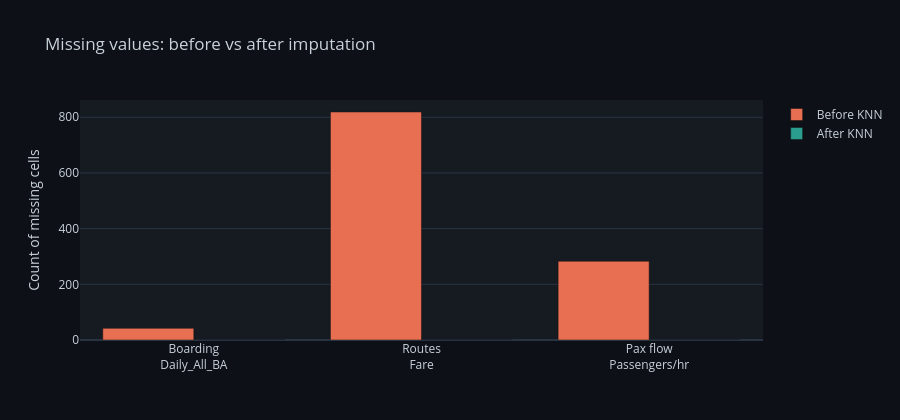
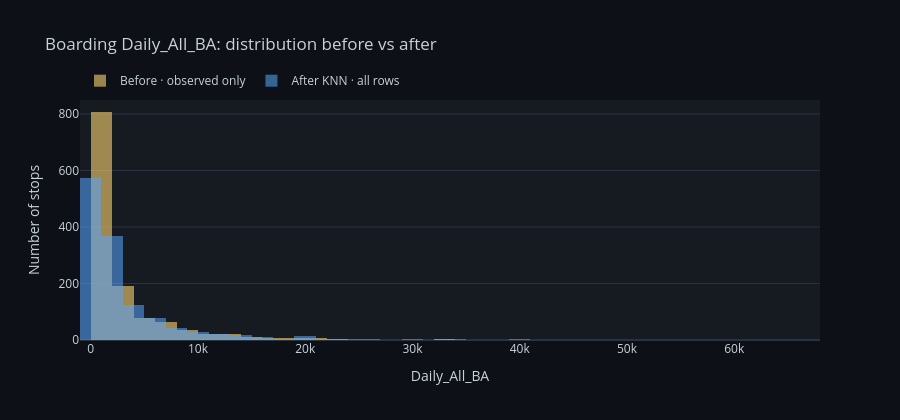
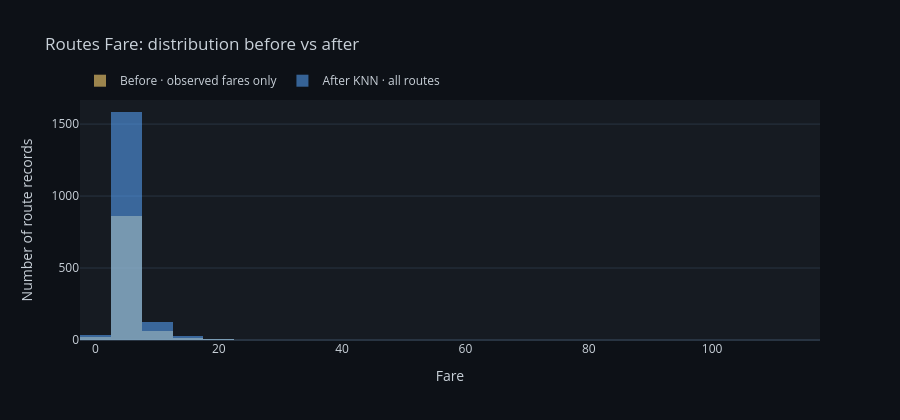
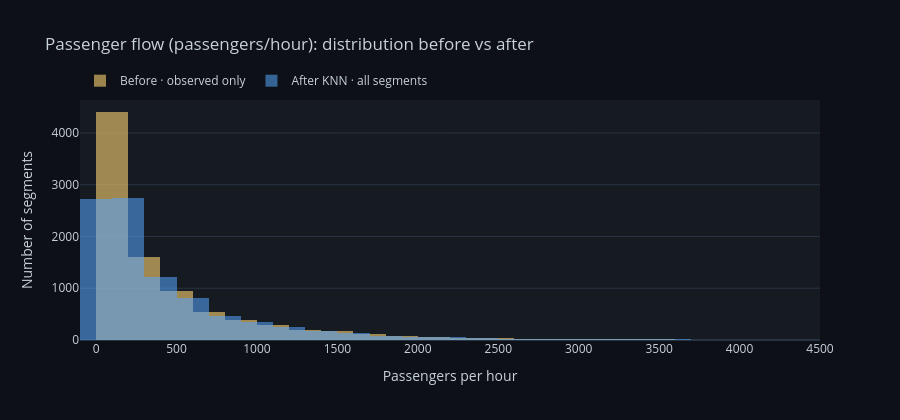

The code cell stored with these charts, in order, in its notebook:
### Markdown cell above
<div style="background:rgba(88,166,255,0.06);border-left:3px solid #58A6FF;padding:14px 20px;margin:6px 0;border-radius:0 8px 8px 0;font-family:'Share Tech Mono',monospace;color:#C9D1D9;line-height:1.7;"><span style="color:#58A6FF;font-weight:bold;letter-spacing:.08em;">⟐ CODE EXPLANATION</span><br><br><b>Before vs After · Visual Comparison</b> · <strong style="color:#58A6FF;">Left:</strong> null counts — drops to 0 after KNN. &nbsp; <strong style="color:#2A9D8F;">Center:</strong> Daily_All_BA distribution before vs after. &nbsp; <strong style="color:#E9C46A;">Right:</strong> Fare distribution overlay.</div>

### Code cell
# --- Figure 1: Null counts before vs after (imputed fields only) ---
labels = ["Boarding<br>Daily_All_BA", "Routes<br>Fare", "Pax flow<br>Passengers/hr"]
null_before = [
    _impute_before["Daily_All_BA"].isna().sum(),
    _impute_before["Fare"].isna().sum(),
    _impute_before["Passengers_Per_Hour"].isna().sum(),
]
null_after = [
    boarding["Daily_All_BA"].isna().sum(),
    routes["Fare"].isna().sum(),
    pax_flow["Passengers_Per_Hour"].isna().sum(),
]

fig1 = go.Figure()
fig1.add_trace(go.Bar(name="Before KNN", x=labels, y=null_before, marker_color="#E86F51"))
fig1.add_trace(go.Bar(name="After KNN", x=labels, y=null_after, marker_color="#2A9D8F"))
fig1.update_layout(
    title="Missing values: before vs after imputation",
    barmode="group",
    yaxis_title="Count of missing cells",
    template="plotly_dark",
    paper_bgcolor="#0D1117",
    plot_bgcolor="#161B22",
    font=dict(color="#C9D1D9"),
    height=420,
)
fig1.show()

# --- Figure 2: Daily_All_BA distribution (observed before vs all after) ---
fig2 = go.Figure()
fig2.add_trace(go.Histogram(
    x=_impute_before["Daily_All_BA"],
    name="Before · observed only",
    opacity=0.65,
    nbinsx=45,
    marker_color="#E9C46A",
))
fig2.add_trace(go.Histogram(
    x=boarding["Daily_All_BA"],
    name="After KNN · all rows",
    opacity=0.55,
    nbinsx=45,
    marker_color="#58A6FF",
))
fig2.update_layout(
    title="Boarding Daily_All_BA: distribution before vs after",
    barmode="overlay",
    xaxis_title="Daily_All_BA",
    yaxis_title="Number of stops",
    template="plotly_dark",
    paper_bgcolor="#0D1117",
    plot_bgcolor="#161B22",
    font=dict(color="#C9D1D9"),
    height=420,
    legend=dict(orientation="h", yanchor="bottom", y=1.02),
)
fig2.show()

# --- Figure 3: Fare distribution (non-null before vs all after) ---
fig3 = go.Figure()
fig3.add_trace(go.Histogram(
    x=_impute_before["Fare"],
    name="Before · observed fares only",
    opacity=0.65,
    nbinsx=40,
    marker_color="#E9C46A",
))
fig3.add_trace(go.Histogram(
    x=routes["Fare"],
    name="After KNN · all routes",
    opacity=0.55,
    nbinsx=40,
    marker_color="#58A6FF",
))
fig3.update_layout(
    title="Routes Fare: distribution before vs after",
    barmode="overlay",
    xaxis_title="Fare",
    yaxis_title="Number of route records",
    template="plotly_dark",
    paper_bgcolor="#0D1117",
    plot_bgcolor="#161B22",
    font=dict(color="#C9D1D9"),
    height=420,
    legend=dict(orientation="h", yanchor="bottom", y=1.02),
)
fig3.show()

# --- Figure 4: Passenger flow (observed before vs all after) ---
fig4 = go.Figure()
fig4.add_trace(go.Histogram(
    x=_impute_before["Passengers_Per_Hour"],
    name="Before · observed only",
    opacity=0.65,
    nbinsx=40,
    marker_color="#E9C46A",
))
fig4.add_trace(go.Histogram(
    x=pax_flow["Passengers_Per_Hour"],
    name="After KNN · all segments",
    opacity=0.55,
    nbinsx=40,
    marker_color="#58A6FF",
))
fig4.update_layout(
    title="Passenger flow (passengers/hour): distribution before vs after",
    barmode="overlay",
    xaxis_title="Passengers per hour",
    yaxis_title="Number of segments",
    template="plotly_dark",
    paper_bgcolor="#0D1117",
    plot_bgcolor="#161B22",
    font=dict(color="#C9D1D9"),
    height=420,
    legend=dict(orientation="h", yanchor="bottom", y=1.02),
)
fig4.show()

display(HTML('<div style="background:#161B22;border-left:4px solid #2A9D8F;padding:8px 14px;border-radius:0 6px 6px 0;font-family:monospace;color:#C9D1D9;margin:4px 0;"><span style="color:#2A9D8F;font-weight:bold;">✓</span> Before / after visualizations complete</div>'))

### Figure 1 — Plotly figure (JSON) as saved in the notebook; plotly's stock layout.template omitted (floating-point values rounded to 4 significant figures)
{"data": [{"marker": {"color": "#E86F51"}, "name": "Before KNN", "type": "bar", "x": ["Boarding<br>Daily_All_BA", "Routes<br>Fare", "Pax flow<br>Passengers/hr"], "y": [42, 819, 283]}, {"marker": {"color": "#2A9D8F"}, "name": "After KNN", "type": "bar", "x": ["Boarding<br>Daily_All_BA", "Routes<br>Fare", "Pax flow<br>Passengers/hr"], "y": [0, 0, 0]}], "layout": {"barmode": "group", "font": {"color": "#C9D1D9"}, "height": 420, "paper_bgcolor": "#0D1117", "plot_bgcolor": "#161B22", "title": {"text": "Missing values: before vs after imputation"}, "yaxis": {"title": {"text": "Count of missing cells"}}}}

### Figure 2 — Plotly figure (JSON) as saved in the notebook; plotly's stock layout.template omitted (floating-point values rounded to 4 significant figures; data arrays with more than 128 entries replaced by an {"elided": "..."} marker saying what was removed)
{"data": [{"marker": {"color": "#E9C46A"}, "name": "Before · observed only", "nbinsx": 45, "opacity": 0.65, "type": "histogram", "x": {"elided": "1302 float values"}}, {"marker": {"color": "#58A6FF"}, "name": "After KNN · all rows", "nbinsx": 45, "opacity": 0.55, "type": "histogram", "x": {"elided": "1302 float values"}}], "layout": {"barmode": "overlay", "font": {"color": "#C9D1D9"}, "height": 420, "legend": {"orientation": "h", "y": 1.02, "yanchor": "bottom"}, "paper_bgcolor": "#0D1117", "plot_bgcolor": "#161B22", "title": {"text": "Boarding Daily_All_BA: distribution before vs after"}, "xaxis": {"title": {"text": "Daily_All_BA"}}, "yaxis": {"title": {"text": "Number of stops"}}}}

### Figure 3 — Plotly figure (JSON) as saved in the notebook; plotly's stock layout.template omitted (floating-point values rounded to 4 significant figures; data arrays with more than 128 entries replaced by an {"elided": "..."} marker saying what was removed)
{"data": [{"marker": {"color": "#E9C46A"}, "name": "Before · observed fares only", "nbinsx": 40, "opacity": 0.65, "type": "histogram", "x": {"elided": "1784 float values"}}, {"marker": {"color": "#58A6FF"}, "name": "After KNN · all routes", "nbinsx": 40, "opacity": 0.55, "type": "histogram", "x": {"elided": "1784 float values"}}], "layout": {"barmode": "overlay", "font": {"color": "#C9D1D9"}, "height": 420, "legend": {"orientation": "h", "y": 1.02, "yanchor": "bottom"}, "paper_bgcolor": "#0D1117", "plot_bgcolor": "#161B22", "title": {"text": "Routes Fare: distribution before vs after"}, "xaxis": {"title": {"text": "Fare"}}, "yaxis": {"title": {"text": "Number of route records"}}}}

### Figure 4 — Plotly figure (JSON) as saved in the notebook; plotly's stock layout.template omitted (floating-point values rounded to 4 significant figures; data arrays with more than 128 entries replaced by an {"elided": "..."} marker saying what was removed)
{"data": [{"marker": {"color": "#E9C46A"}, "name": "Before · observed only", "nbinsx": 40, "opacity": 0.65, "type": "histogram", "x": {"elided": "9258 float values"}}, {"marker": {"color": "#58A6FF"}, "name": "After KNN · all segments", "nbinsx": 40, "opacity": 0.55, "type": "histogram", "x": {"elided": "9258 float values"}}], "layout": {"barmode": "overlay", "font": {"color": "#C9D1D9"}, "height": 420, "legend": {"orientation": "h", "y": 1.02, "yanchor": "bottom"}, "paper_bgcolor": "#0D1117", "plot_bgcolor": "#161B22", "title": {"text": "Passenger flow (passengers/hour): distribution before vs after"}, "xaxis": {"title": {"text": "Passengers per hour"}}, "yaxis": {"title": {"text": "Number of segments"}}}}
